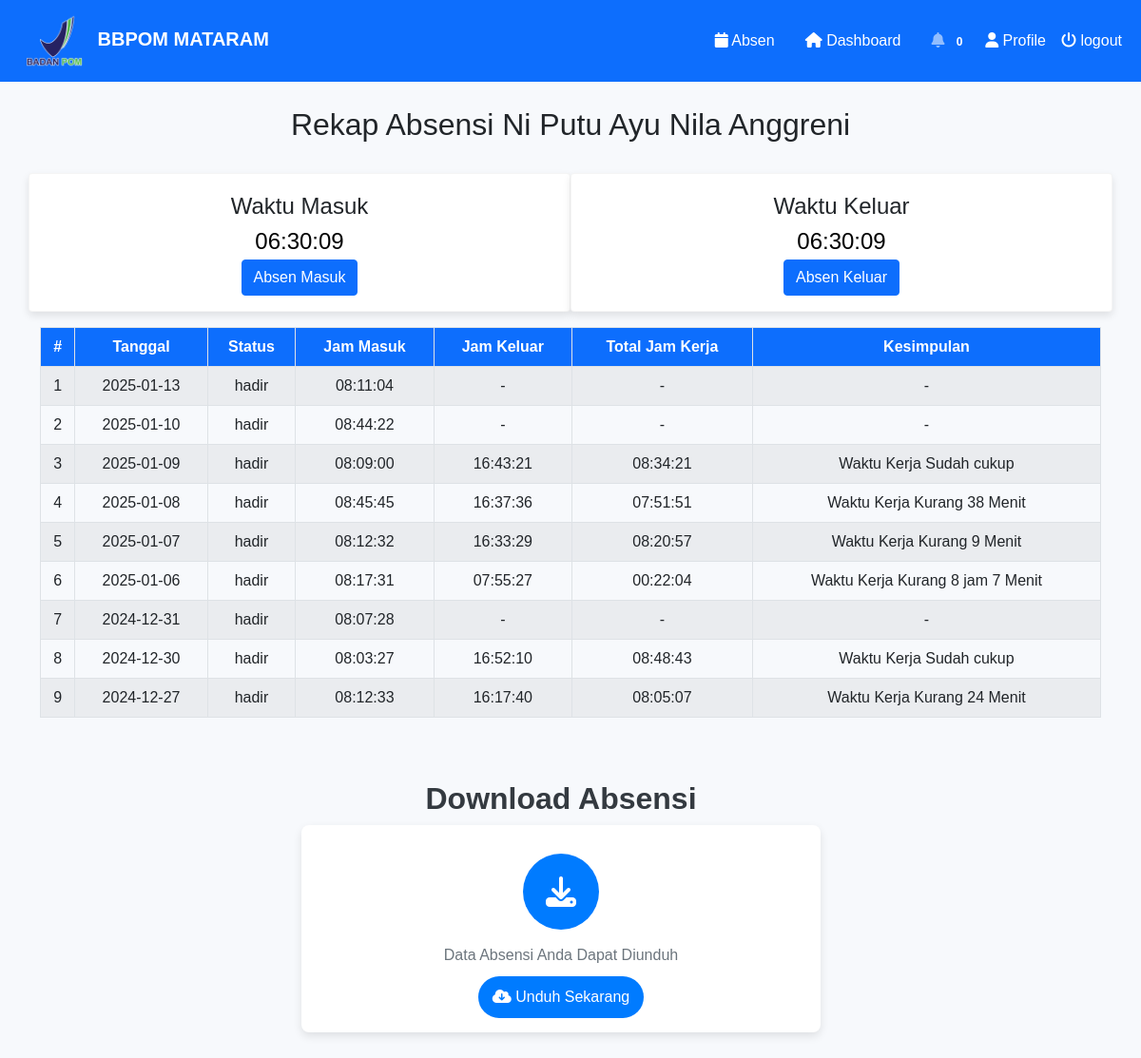
/pkl_absensi.php (signed in), run on an earlier commit of the app's database.
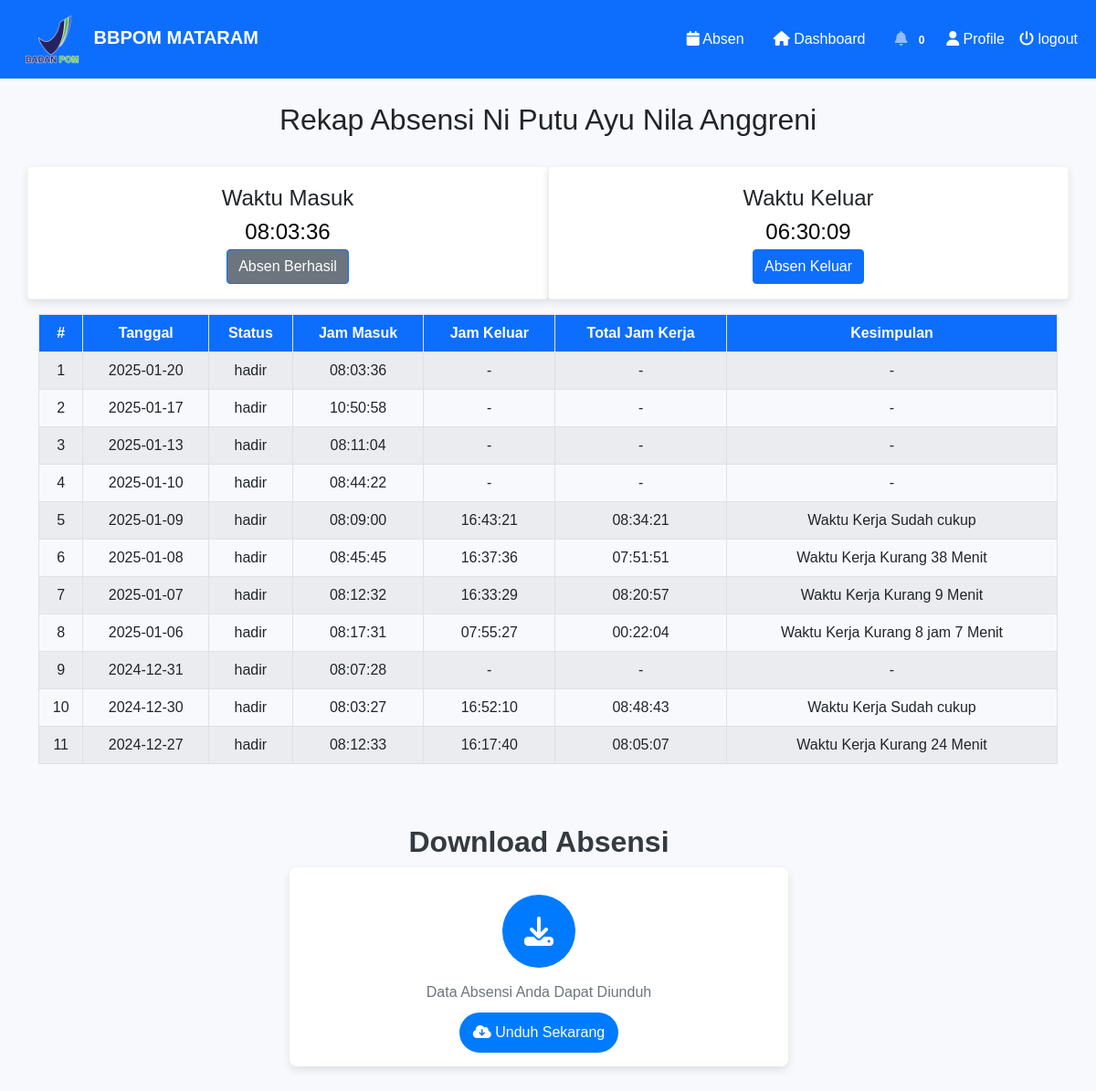
And on a later commit of the database.
### tables this page shows
CREATE TABLE `absensi` (
  `id` int(11) NOT NULL,
  `user_id` int(11) NOT NULL,
  `nama` varchar(255) DEFAULT NULL,
  `status` enum('hadir','izin','sakit') NOT NULL,
  `keterangan` varchar(50) DEFAULT NULL,
  `tanggal` date NOT NULL,
  `foto` text NOT NULL,
  `foto_keluar` text DEFAULT NULL,
  `latitude` decimal(10,8) DEFAULT NULL,
  `latitude_keluar` decimal(10,8) DEFAULT NULL,
  `longitude` decimal(11,8) DEFAULT NULL,
  `longitude_keluar` decimal(11,8) DEFAULT NULL,
  `waktu_masuk` time DEFAULT NULL,
  `waktu_keluar` time DEFAULT NULL,
  `durasi` time DEFAULT NULL,
  `kesimpulan` varchar(255) DEFAULT NULL
);

### pkl_absensi.php (the view, shortened to what the changed rows need)
<?php
include('koneksi.php');
$sql_0 = mysqli_query($conn, "SELECT * FROM `tb_seo` WHERE id = 1");
$s0 = mysqli_fetch_array($sql_0);
$urlweb = $s0['urlweb'];
if (isset($_SESSION['role'])) {
    $role = $_SESSION['role'];
} else {
    header("Location: " . $urlweb);
}
if (isset($_SESSION['id'])) {
    $id = $_SESSION['id'];
    $tanggal_hari_ini = date('Y-m-d');
    if ($role == "admin") {
        $email = "";
        $nama = "";
        $no_hp = "";
        $status = "";
    } else {
        $sql = "SELECT * FROM users where id ='$id'";
        $result = mysqli_query($conn, $sql);
        $row = mysqli_fetch_assoc($result);
        $nama = $row['nama'];
        $sql_absensi = "SELECT waktu_masuk, waktu_keluar FROM absensi WHERE user_id = ? AND tanggal = ?";
        $stmt = $conn->prepare($sql_absensi);
        $stmt->bind_param("is", $id, $tanggal_hari_ini);
        $stmt->execute();
        $result_absensi = $stmt->get_result();
        $data_absensi = $result_absensi->fetch_assoc();
        $waktu_masuk = $data_absensi['waktu_masuk'] ?? "";
        $waktu_keluar = $data_absensi['waktu_keluar'] ?? "";
    }
} else {
    $email = "";
    $nama = "";
    $no_hp = "";
    header("Location: index.php");
}
?>
<!DOCTYPE html>
<html lang="en">
<head>
    <link href="https://cdn.jsdelivr.net/npm/bootstrap@5.0.2/dist/css/bootstrap.min.css" rel="stylesheet"
>
    <link rel="stylesheet" href="vendor\fontawesome\css\all.min.css">
    <link rel="stylesheet" href="https://cdn.jsdelivr.net/npm/sweetalert2@11/dist/sweetalert2.min.css">
    </head>
    <body>
    <br><br><br><br>
    <div class="text-center mt-3">
        <h2 class="title">Rekap Absensi <?php echo htmlspecialchars($nama) ?></h2>
    </div>
    <div class="container" style="cursor:default;">
    <div class="row align-items-center">
    <div class="col-md-6">
        <div class="row mt-4">
                <div class="card bidang-card">
                        <div class="card-body">
                                <div class="text-center">
                                <label for="jam_masuk" style="font-size: 1.5rem;">Waktu Masuk</label><br>
                                <input type="text" id="jam_masuk" readonly
                                   style="font-size: 1.5rem; border: none; background: transparent; text-align: center;"
                                   value="<?php echo $waktu_masuk ? $waktu_masuk : ''; ?>"><br>
                                   <?php if($waktu_masuk == NULL){?>
                                    <a href="tambah_absensi.php?keterangan=Masuk" class="btn btn-primary" style="margin:auto">
                                    Absen Masuk
                                    </a>
                                   <?php } else { ?>
                                    <a  class="btn btn-primary" style="margin:auto; background-color:#6c757d; cursor:no-drop" disabled>
                                    Absen Berhasil
                                    </a>
                                   <?php } ?>
                                </div>
                    </div>
                </div>
            </div>
        </div>
        <div class="col-md-6">
            <div class="row mt-4">
                    <div class="card bidang-card">
                        <di class="card-body">
                            <div class="text-center">
                            <label for="jam_masuk" style="font-size: 1.5rem;">Waktu Keluar</label><br>
                                <input type="text" id="jam_keluar" readonly
                                   style="font-size: 1.5rem; border: none; background: transparent; text-align: center;"
                                   value="<?php echo $waktu_keluar ? $waktu_keluar: ''; ?>"><br>
                                   <?php if($waktu_keluar == NULL){?>
                                    <a href="tambah_absensi.php?keterangan=Keluar" class="btn btn-primary" style="margin:auto">
                                    Absen Keluar
                                    </a>
                                   <?php } else { ?>
                                    <a  class="btn btn-primary" style="margin:auto; background-color:#6c757d; cursor:no-drop" disabled>
                                    Absen Berhasil
                                    </a>
                                   <?php } ?>
                                </div>
                        </div>
            </div>
        </div>
        </div>
    </div>
    <div class="container mt-3 mb-5">
        <div class="table-responsive">
            <table class="table table-bordered table-striped table-hover text-center">
                <thead class="bg-primary" style="vertical-align: middle; color: white;">
                    <tr>
                        <th>#</th>
                        <th>Tanggal</th>
                        <th>Status</th>
                        <th>Jam Masuk</th>
                        <th>Jam Keluar</th>
                        <th>Total Jam Kerja</th>
                        <th>Kesimpulan</th>
                    </tr>
                </thead>
                <tbody>
                    <?php
                    $id_user = $_SESSION['id'];
                    $sql2 = "SELECT * FROM absensi WHERE user_id = '$id_user' ORDER BY tanggal DESC";
                    $result2 = mysqli_query($conn, $sql2);
                    $no = 1;
                    while ($row2 = mysqli_fetch_assoc($result2)) {
                        if($row2['status'] === "hadir"){
                            echo "<tr>";
                            echo "<td scope='row'>{$no}</td>";
                            echo "<td>{$row2['tanggal']}</td>";
                            echo "<td>{$row2['status']}</td>";
                            echo "<td>{$row2['waktu_masuk']}</td>";
                             if ($row2['waktu_keluar'] != NULL) {
                                echo "<td>{$row2['waktu_keluar']}</td>";
                                echo "<td>{$row2['durasi']}</td>";
                                echo "<td>{$row2['kesimpulan']}</td>";
                            } else {
                                echo "<td>-</td>";
                                echo "<td>-</td>";
                                echo "<td>-</td>";
                            }
                            echo "</tr>";
                            } else if (strtolower($row2['status'] === "izin" || $row2['status'] = 'izin')){
                                echo "<tr>";
                                echo "<td scope='row'>{$no}</td>";
                                echo "<td>{$row2['tanggal']}</td>";
                                echo "<td>{$row2['status']}</td>";
                                echo "<td>{$row2['waktu_masuk']}</td>";
                                echo "<td>-</td>";
                                echo "<td>-</td>";
                                echo "<td>{$row2['kesimpulan']}</td>";
                            } else {
                            echo "</tr>";
                        }
                            $no++;
                    }
                    ?>
                </tbody>
            </table>
        </div>
    </div>
    <div class="container download-container">
    <h1 class="header-title">Download Absensi</h1>
</div>
</body>
</html>

What changed in the data, as far as the page shows it:
added absensi: waktu_masuk "08:03:36", waktu_keluar "06:30:09", tanggal "2025-01-20", status "hadir"
added absensi: tanggal "2025-01-17", status "hadir", waktu_masuk "10:50:58"
Also different on the page:
form field value: "06:30:09" → (not shown)
text no longer shown: "Absen Masuk"
text now shown: "Absen Berhasil"
